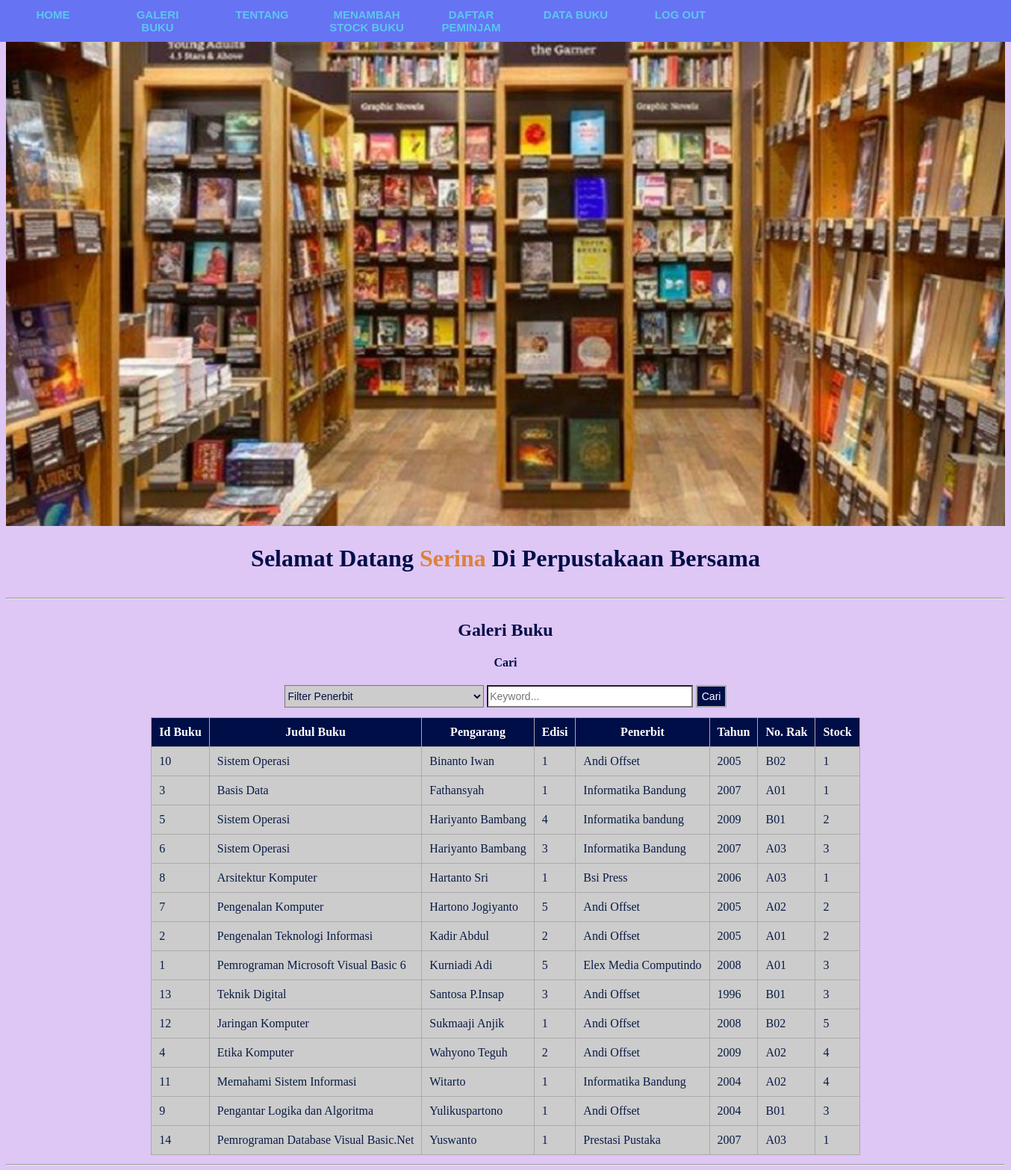
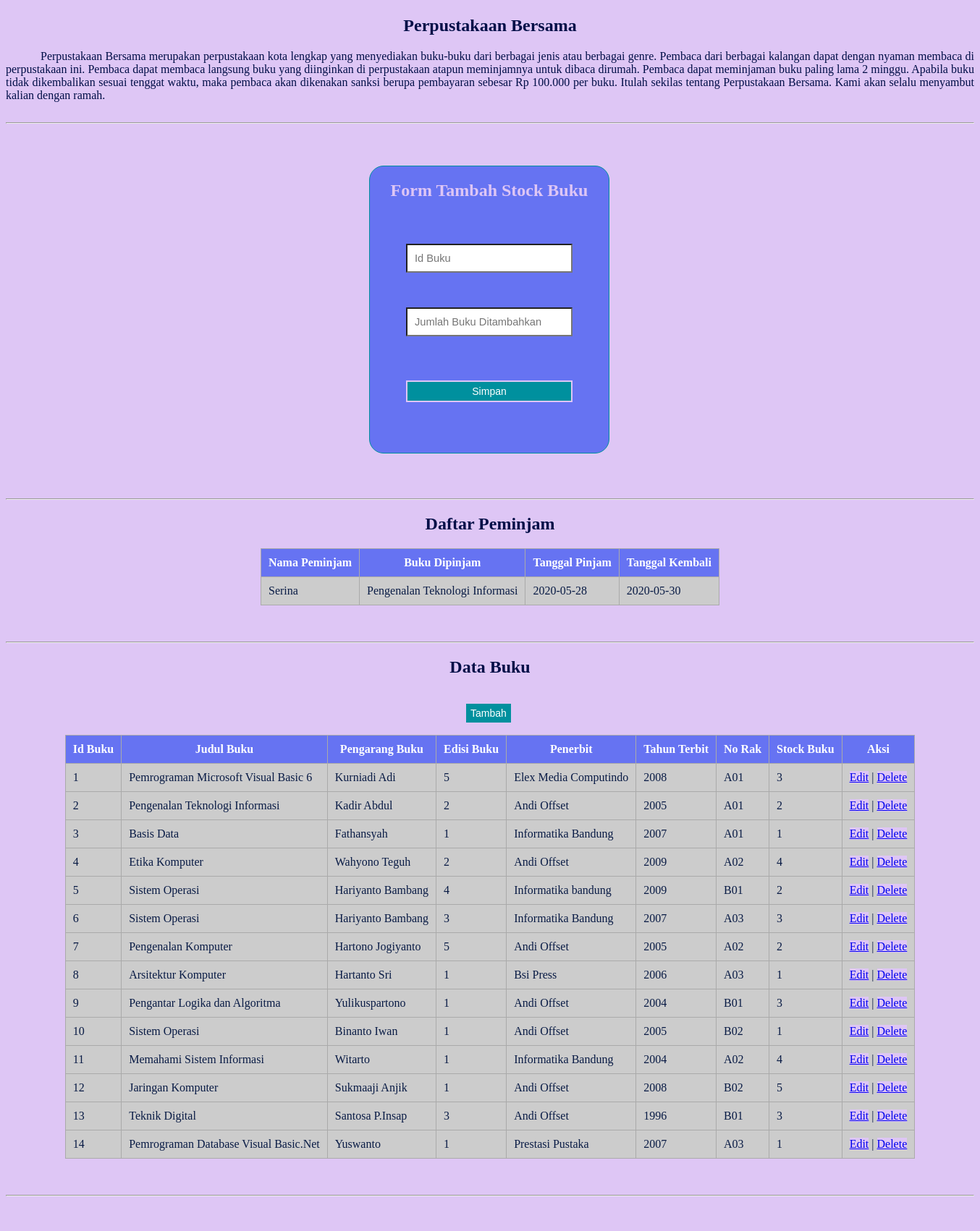
The page /index_admin.php?order=pengarang_buku&&sort=ASC (signed in, upper part) on the database its author committed (2 pictures, top to bottom).
### tables this page shows
CREATE TABLE `buku` (
  `id_buku` int(11) NOT NULL,
  `judul_buku` varchar(50) NOT NULL,
  `pengarang_buku` varchar(30) NOT NULL,
  `edisi_buku` varchar(5) NOT NULL,
  `penerbit` varchar(30) NOT NULL,
  `tahun_terbit` int(5) NOT NULL,
  `no_rak` varchar(5) NOT NULL,
  `stock_buku` int(3) NOT NULL
);

CREATE TABLE `pinjam_buku` (
  `id_pinjamn` int(11) NOT NULL,
  `id_user` int(11) NOT NULL,
  `id_buku` int(11) NOT NULL,
  `tgl_pinjam` date NOT NULL,
  `tgl_kembali` date NOT NULL,
  `status_pinjam` int(11) NOT NULL
);

CREATE TABLE `user` (
  `id_user` int(11) NOT NULL,
  `nama` varchar(30) NOT NULL,
  `jenis_kelamin` enum('Laki-Laki','Perempuan') NOT NULL,
  `no_hp` varchar(15) NOT NULL,
  `alamat` varchar(100) NOT NULL,
  `username` varchar(20) NOT NULL,
  `password` varchar(12) NOT NULL,
  `status` varchar(11) NOT NULL
);

### index_admin.php (the view, shortened to what this page needs)
<!DOCTYPE html>
<html>
<head>
	<link rel="stylesheet" type="text/css" href="CSS/index_admin.css">
</head>
<body>
	<nav class="navigasi">
        <ul>
            <li><a href="#section1">Home</a></li>
            <li><a href="#section2">Galeri Buku</a></li>
            <li><a href="#section3">Tentang</a></li>
            <li><a href="#section4">Menambah Stock Buku</a></li>
            <li><a href="#section5">Daftar Peminjam</a></li>
            <li><a href="#section7">Data Buku</a></li>
            <li><a href="logout.php">Log Out</a></li>
        </ul>
    </nav>
    <div id="section1">
        <img src="Gambar/gedung_perpustakaan.jpg">
        <h1>Selamat Datang <b style="color: #DC8239;"><?php echo $_SESSION['username'];?></b> Di Perpustakaan Bersama</h1>
    </div>
    <hr>
    <div id="section2">
        <h2>Galeri Buku</h2>
        <?php
            $s_penerbit="";
            $s_keyword="";
            $sort = 'ASC';
            $newsort = 'ASC';
            if (isset($_GET['order'])) {
                $order = $_GET['order'];
                $sort = $_GET['sort'];
                if ($sort == 'DESC') {
                    $newsort = 'ASC';
                }
                else{
                    $newsort = 'DESC';
                }
            }else{
                $order = 'id_buku';
            }
        ?>
        <form method="GET" action="" align="center">
        <h4>Cari</h4>
        <select name="s_penerbit" id="s_penerbit">
            <option value="">Filter Penerbit</option>
        </select>
        <input type="text" name="s_keyword" placeholder="Keyword..." id="s_keyword" value="<?php echo $s_keyword; ?>">
        <button id="search" name="search">Cari</button>
    </form>
    <table align="center" cellpadding="20">
        <thead>
            <tr>
                <th>Id Buku</th>
                <th><a href="?order=judul_buku&&sort=<?php echo $newsort; ?>">Judul Buku</a></th>
                <th><a href="?order=pengarang_buku&&sort=<?php echo $newsort; ?>">Pengarang</a></th>
                <th><a href="?order=edisi_buku&&sort=<?php echo $newsort; ?>">Edisi</a></th>
                <th><a href="?order=penerbit&&sort=<?php echo $newsort; ?>">Penerbit</a></th>
                <th><a href="?order=tahun_terbit&&sort=<?php echo $newsort; ?>">Tahun</a></th>
                <th><a href="?order=no_rak&&sort=<?php echo $newsort; ?>">No. Rak</a></th>
                <th><a href="?order=stock_buku&&sort=<?php echo $newsort; ?>">Stock</a></th>
            </tr>
        </thead>
        <tbody>
            <?php
                include "koneksi.php";
                $search_penerbit = '%'.$s_penerbit.'%';
                $search_keyword = '%'.$s_keyword.'%';
                $query = "SELECT * FROM buku WHERE penerbit LIKE ? AND (judul_buku LIKE ? OR pengarang_buku LIKE ? OR edisi_buku LIKE ? OR tahun_terbit LIKE ? OR no_rak LIKE ? OR stock_buku LIKE ?) ORDER BY $order $sort";
                $buku1 = mysqli_prepare($conn, $query) or die(mysqli_error($conn));
                mysqli_stmt_bind_param($buku1, "sssssss", $search_penerbit, $search_keyword, $search_keyword, $search_keyword, $search_keyword, $search_keyword, $search_keyword);
                mysqli_stmt_execute($buku1);
                $hasil = mysqli_stmt_get_result($buku1);
                if (mysqli_num_rows($hasil) > 0) {
                    while ($rows = mysqli_fetch_assoc($hasil)) {
                        $id_buku = $rows['id_buku'];
                        $judul_buku = $rows['judul_buku'];
                        $pengarang_buku = $rows['pengarang_buku'];
                        $edisi_buku = $rows['edisi_buku'];
                        $penerbit = $rows['penerbit'];
                        $tahun_terbit = $rows['tahun_terbit'];
                        $no_rak = $rows['no_rak'];
                        $stock_buku = $rows['stock_buku'];
            ?>
                <tr>
                    <td><?php echo $id_buku; ?></td>
                    <td><?php echo $judul_buku; ?></td>
                    <td><?php echo $pengarang_buku; ?></td>
                    <td><?php echo $edisi_buku; ?></td>
                    <td><?php echo $penerbit; ?></td>
                    <td><?php echo $tahun_terbit; ?></td>
                    <td><?php echo $no_rak; ?></td>
                    <td><?php echo $stock_buku; ?></td>
                </tr>
                <?php } } else { ?>
                <tr>
                    <td colspan="9" align="center">Tidak Ada Data Ditemukan</td>
                </tr>
                <?php } ?>
        </tbody>
    </table>
    </div>
    <hr>
    <div id="section3">
        <h2>Perpustakaan Bersama</h2>
        <p> Perpustakaan Bersama merupakan perpustakaan kota lengkap yang menyediakan buku-buku dari berbagai jenis atau berbagai genre. Pembaca dari berbagai kalangan dapat dengan nyaman membaca di perpustakaan ini. Pembaca dapat membaca langsung buku yang diinginkan di perpustakaan atapun meminjamnya untuk dibaca dirumah. Pembaca dapat meminjaman buku paling lama 2 minggu. Apabila buku tidak dikembalikan sesuai tenggat waktu, maka pembaca akan dikenakan sanksi berupa pembayaran sebesar Rp 100.000 per buku. Itulah sekilas tentang Perpustakaan Bersama. Kami akan selalu menyambut kalian dengan ramah.</p>
    </div>
    <hr>
    <div id="section4">
    <h2 align="center">Form Tambah Stock Buku</h2>
       <form method="POST" action="input_stock.php">
            <input type="text" name="id_buku" placeholder="Id Buku"><br>
            <input type="text" name="jml_buku" placeholder="Jumlah Buku Ditambahkan"><br>
            <input type="submit" name="simpan" value="Simpan"><br>
       </form>
    </div>
    <hr>
    <div id="section5">
        <h2>Daftar Peminjam</h2>
        <table align="center">
            <thead>
                <tr>
                    <th>Nama Peminjam</th>
                    <th>Buku Dipinjam</th>
                    <th>Tanggal Pinjam</th>
                    <th>Tanggal Kembali</th>
                </tr>
            </thead>
            <tbody>
                <?php
                    include "koneksi.php";
                    $query = mysqli_query($conn, "SELECT nama, judul_buku, tgl_pinjam, tgl_kembali FROM pinjam_buku, user, buku WHERE pinjam_buku.id_user=user.id_user AND pinjam_buku.id_buku=buku.id_buku ORDER BY id_pinjamn") or die(mysqli_error($conn));
                    if (mysqli_num_rows($query) > 0) {
                        while ($rows = mysqli_fetch_assoc($query)) {
                            $nama = $rows['nama'];
                            $judul = $rows['judul_buku'];
                            $tgl_pinjam = $rows['tgl_pinjam'];
                            $tgl_kembali = $rows['tgl_kembali'];
                        ?>
                            <tr>
                                <td><?php echo $nama; ?></td>
                                <td><?php echo $judul; ?></td>
                                <td><?php echo $tgl_pinjam; ?></td>
                                <td><?php echo $tgl_kembali; ?></td>
                            </tr>
                    <?php  } }else{ ?>
                    <tr>
                        <td colspan="4" align="center">Tidak Ada Data Ditemukan</td>
                    </tr>
                    <?php } ?>
            </tbody>
        </table>
    </div>
    <hr>
    <div id="section7">
    <h2>Data Buku</h2>
    <button><a href="#section9">Tambah</a></button>
       <table align="center">
           <thead>
               <tr>
                   <th>Id Buku</th>
                   <th>Judul Buku</th>
                   <th>Pengarang Buku</th>
                   <th>Edisi Buku</th>
                   <th>Penerbit</th>
                   <th>Tahun Terbit</th>
                   <th>No Rak</th>
                   <th>Stock Buku</th>
                   <th>Aksi</th>
               </tr>
           </thead>
           <tbody>
               <?php
                    include "koneksi.php";
                    $query = mysqli_query($conn, "SELECT * FROM buku ORDER BY id_buku") or die(mysqli_error($conn));
                    if (mysqli_num_rows($query) > 0) {
                        while ($rows = mysqli_fetch_assoc($query)) {
                            $id_buku = $rows['id_buku'];
                            $judul = $rows['judul_buku'];
                            $pengarang = $rows['pengarang_buku'];
                            $edisi = $rows['edisi_buku'];
                            $penerbit = $rows['penerbit'];
                            $tahun = $rows['tahun_terbit'];
                            $no_rak = $rows['no_rak'];
                            $stock = $rows['stock_buku'];?>
                            <tr>
                                <td><?php echo $id_buku; ?></td>
                                <td><?php echo $judul; ?></td>
                                <td><?php echo $pengarang; ?></td>
                                <td><?php echo $edisi; ?></td>
                                <td><?php echo $penerbit; ?></td>
                                <td><?php echo $tahun; ?></td>
                                <td><?php echo $no_rak; ?></td>
                                <td><?php echo $stock; ?></td>
                                <?php
                                echo "<td><a href='#section8'>Edit</a> | <a href='delete_buku.php?id_buku=$rows[id_buku]'>Delete</a></td>";?>
                            </tr>
                    <?php  } }else{ ?>
                    <tr>
                        <td colspan="4" align="center">Tidak Ada Data Ditemukan</td>
                    </tr>
                    <?php } ?>
           </tbody>
       </table>
    </div>
    <hr>
</body>
</html>

### CSS/index_admin.css (style rules this page uses)
* { background-color: #dec6f5; scroll-behavior: smooth; }
.navigasi ul { border: 1px solid #6673f2; padding: 0; margin: 0; list-style: none; font-family: Arial, Helvetica, sans-serif; font-size: 15px; font-weight: bold; width: 100%; background-color: #6673f2; overflow: hidden; position: fixed; top: 0; left: 0; }
.navigasi li { float: left; }
.navigasi li a { display: block; color: #5cc5f2; text-align: center; padding: 10px 20px; text-decoration: none; text-transform: uppercase; font-weight: bold; width: 100px; background-color: #6673f2; }
#section1, #section2, #section3, #section4 { display: inline-block; width: 100%; overflow: hidden; }
#section1 img { width: 100%; }
#section1 h1 { text-align: center; color: #000e47; }
#section2 table { border-collapse: collapse; }
#section2 h2, h4 { text-align: center; color: #000e47; }
#section2 th { background-color: #000e47; border: 1px solid #aaaaaa; text-align:left; color:#ffffff; padding: 10px; text-align: center; }
#section2 th a { background-color: #000e47; text-decoration: none; color: #ffffff; }
#section2 td { background-color: #cccccc; border: 1px solid #aaaaaa; padding: 10px; color: #091b45; }
#section2 form { text-align: center; }
#section2 form select { width: 20%; height: 30px; font-size: 14px; margin-bottom: 1%; cursor: pointer; background-color: #cccccc; color: #000e47; }
#section2 form input[type=text] { width: 20%; height: 24px; font-size: 14px; margin-bottom: 1%; background-color: white; }
#section2 form button { width: auto; height: 30px; font-size: 14px; margin-bottom: 1%; background-color: #000e47; color:#ffffff; border: 2px solid #aaaaaa; cursor: pointer; }
#section3 { color: #000e47; }
#section3 h2 { text-align: center; }
#section3 p { text-align: justify; text-indent: 0.5in; }
#section4 { border: 1px solid #00909e; height: auto; width: 330px; margin: 50px 502px; background-color: #6673f2; border-radius: 20px; }
#section4 form { margin: 50px 50px; background-color: #6673f2; display: grid; }
#section4 h2 { text-align: center; color: #dec6f5; background-color: #6673f2; }
#section4 form input[type=text] { box-sizing : border-box; width: 100%; padding: 10px; font-size: 11pt; margin-top: 10px; margin-bottom: 20px; background-color: white; }
#section4 form input[type=submit] { width: auto; height: 30px; font-size: 14px; margin-bottom: 1%; background-color: #00909e; color:#ffffff; border: 2px solid #dec6f5; cursor: pointer; margin-top: 10%; }
#section5 table { border-collapse: collapse; margin-bottom: 50px; }
#section5 h2 { text-align: center; color: #000e47; }
#section5 th { background-color: #6673f2; border: 1px solid #aaaaaa; text-align:left; color: #ffffff; padding: 10px; text-align: center; }
#section5 td { background-color: #cccccc; border: 1px solid #aaaaaa; padding: 10px; color: #091b45; }
#section7 table { border-collapse: collapse; margin-bottom: 50px; }
#section7 h2 { text-align: center; color: #000e47; }
#section7 th { background-color: #6673f2; border: 1px solid #aaaaaa; text-align:left; color: #ffffff; padding: 10px; text-align: center; }
#section7 td { background-color: #cccccc; border: 1px solid #aaaaaa; padding: 10px; color: #091b45; }
#section7 button { width: auto; height: 30px; font-size: 14px; background-color: #00909e; color:#ffffff; border: 2px solid #dec6f5; cursor: pointer; margin: 15px 634px; }
#section7 button a { text-decoration: none; background-color: #00909e; color: #ffffff; }

### rows shown on the page
buku: id_buku "10", judul_buku "Sistem Operasi", pengarang_buku "Binanto Iwan", edisi_buku "1", penerbit "Andi Offset", tahun_terbit "2005", no_rak "B02", stock_buku "1"
buku: id_buku "3", judul_buku "Basis Data", pengarang_buku "Fathansyah", edisi_buku "1", penerbit "Informatika Bandung", tahun_terbit "2007", no_rak "A01", stock_buku "1"
buku: id_buku "5", judul_buku "Sistem Operasi", pengarang_buku "Hariyanto Bambang", edisi_buku "4", penerbit "Informatika bandung", tahun_terbit "2009", no_rak "B01", stock_buku "2"
buku: id_buku "6", judul_buku "Sistem Operasi", pengarang_buku "Hariyanto Bambang", edisi_buku "3", penerbit "Informatika Bandung", tahun_terbit "2007", no_rak "A03", stock_buku "3"
buku: id_buku "8", judul_buku "Arsitektur Komputer", pengarang_buku "Hartanto Sri", edisi_buku "1", penerbit "Bsi Press", tahun_terbit "2006", no_rak "A03", stock_buku "1"
buku: id_buku "7", judul_buku "Pengenalan Komputer", pengarang_buku "Hartono Jogiyanto", edisi_buku "5", penerbit "Andi Offset", tahun_terbit "2005", no_rak "A02", stock_buku "2"
buku: id_buku "2", judul_buku "Pengenalan Teknologi Informasi", pengarang_buku "Kadir Abdul", edisi_buku "2", penerbit "Andi Offset", tahun_terbit "2005", no_rak "A01", stock_buku "2"
buku: id_buku "1", judul_buku "Pemrograman Microsoft Visual Basic 6", pengarang_buku "Kurniadi Adi", edisi_buku "5", penerbit "Elex Media Computindo", tahun_terbit "2008", no_rak "A01", stock_buku "3"
buku: id_buku "13", judul_buku "Teknik Digital", pengarang_buku "Santosa P.Insap", edisi_buku "3", penerbit "Andi Offset", tahun_terbit "1996", no_rak "B01", stock_buku "3"
buku: id_buku "12", judul_buku "Jaringan Komputer", pengarang_buku "Sukmaaji Anjik", edisi_buku "1", penerbit "Andi Offset", tahun_terbit "2008", no_rak "B02", stock_buku "5"
buku: id_buku "4", judul_buku "Etika Komputer", pengarang_buku "Wahyono Teguh", edisi_buku "2", penerbit "Andi Offset", tahun_terbit "2009", no_rak "A02", stock_buku "4"
buku: id_buku "11", judul_buku "Memahami Sistem Informasi", pengarang_buku "Witarto", edisi_buku "1", penerbit "Informatika Bandung", tahun_terbit "2004", no_rak "A02", stock_buku "4"
buku: id_buku "9", judul_buku "Pengantar Logika dan Algoritma", pengarang_buku "Yulikuspartono", edisi_buku "1", penerbit "Andi Offset", tahun_terbit "2004", no_rak "B01", stock_buku "3"
buku: id_buku "14", judul_buku "Pemrograman Database Visual Basic.Net", pengarang_buku "Yuswanto", edisi_buku "1", penerbit "Prestasi Pustaka", tahun_terbit "2007", no_rak "A03", stock_buku "1"
pinjam_buku: id_user.nama "Serina", id_buku.judul_buku "Pengenalan Teknologi Informasi", tgl_pinjam "2020-05-28", tgl_kembali "2020-05-30"

### other values the page prints
$_SESSION['username'] "Serina"
